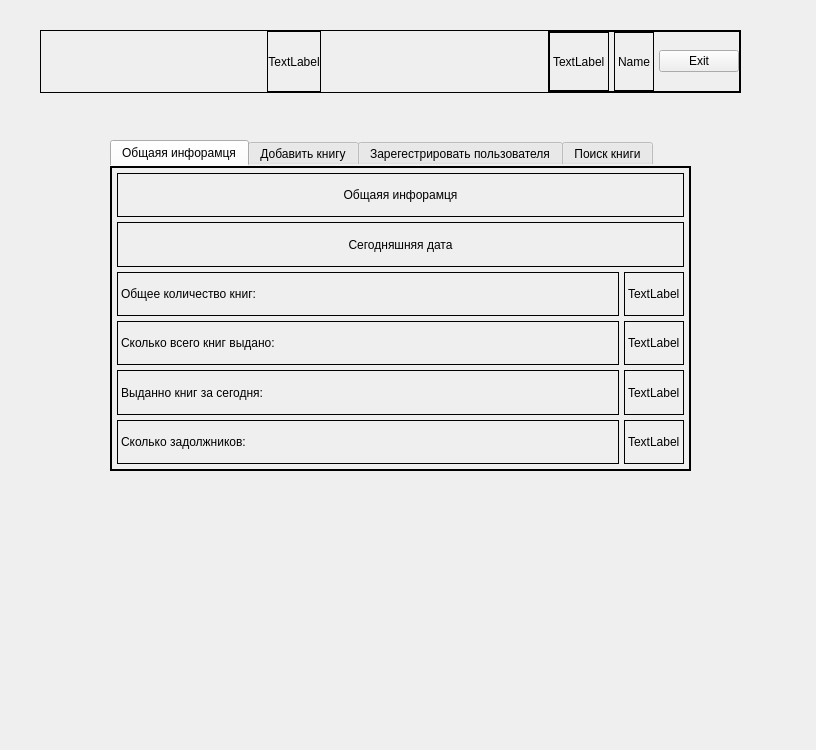
<?xml version="1.0" encoding="UTF-8"?>
<ui version="4.0">
 <class>MainWindow</class>
 <widget class="QMainWindow" name="MainWindow">
  <property name="geometry">
   <rect>
    <x>0</x>
    <y>0</y>
    <width>816</width>
    <height>750</height>
   </rect>
  </property>
  <property name="windowTitle">
   <string>MainWindow</string>
  </property>
  <property name="styleSheet">
   <string notr="true">QFrame{
	border: 1px solid black;
}

QScrollArea{
	border: 0px;
}

QTabWidget{
	border: 0px;
}

</string>
  </property>
  <widget class="QWidget" name="centralwidget">
   <widget class="QFrame" name="frame_2">
    <property name="geometry">
     <rect>
      <x>40</x>
      <y>30</y>
      <width>701</width>
      <height>63</height>
     </rect>
    </property>
    <property name="frameShape">
     <enum>QFrame::StyledPanel</enum>
    </property>
    <property name="frameShadow">
     <enum>QFrame::Raised</enum>
    </property>
    <layout class="QHBoxLayout" name="horizontalLayout_2">
     <property name="spacing">
      <number>0</number>
     </property>
     <property name="leftMargin">
      <number>0</number>
     </property>
     <property name="topMargin">
      <number>0</number>
     </property>
     <property name="rightMargin">
      <number>0</number>
     </property>
     <property name="bottomMargin">
      <number>0</number>
     </property>
     <item alignment="Qt::AlignHCenter">
      <widget class="QLabel" name="label">
       <property name="sizePolicy">
        <sizepolicy hsizetype="Expanding" vsizetype="Expanding">
         <horstretch>0</horstretch>
         <verstretch>0</verstretch>
        </sizepolicy>
       </property>
       <property name="text">
        <string>TextLabel</string>
       </property>
       <property name="alignment">
        <set>Qt::AlignCenter</set>
       </property>
      </widget>
     </item>
     <item>
      <widget class="QFrame" name="frame_user">
       <property name="sizePolicy">
        <sizepolicy hsizetype="Fixed" vsizetype="Preferred">
         <horstretch>0</horstretch>
         <verstretch>0</verstretch>
        </sizepolicy>
       </property>
       <property name="frameShape">
        <enum>QFrame::StyledPanel</enum>
       </property>
       <property name="frameShadow">
        <enum>QFrame::Raised</enum>
       </property>
       <layout class="QHBoxLayout" name="horizontalLayout">
        <property name="spacing">
         <number>5</number>
        </property>
        <property name="leftMargin">
         <number>0</number>
        </property>
        <property name="topMargin">
         <number>0</number>
        </property>
        <property name="rightMargin">
         <number>0</number>
        </property>
        <property name="bottomMargin">
         <number>0</number>
        </property>
        <item>
         <widget class="QLabel" name="label_icon">
          <property name="text">
           <string>TextLabel</string>
          </property>
         </widget>
        </item>
        <item>
         <widget class="QLabel" name="label_name_user">
          <property name="text">
           <string>Name</string>
          </property>
         </widget>
        </item>
        <item>
         <widget class="QPushButton" name="pushButton_exit_user">
          <property name="cursor">
           <cursorShape>PointingHandCursor</cursorShape>
          </property>
          <property name="text">
           <string>Exit</string>
          </property>
         </widget>
        </item>
       </layout>
      </widget>
     </item>
    </layout>
   </widget>
   <widget class="QTabWidget" name="tabWidget">
    <property name="geometry">
     <rect>
      <x>110</x>
      <y>140</y>
      <width>581</width>
      <height>331</height>
     </rect>
    </property>
    <property name="currentIndex">
     <number>0</number>
    </property>
    <property name="elideMode">
     <enum>Qt::ElideNone</enum>
    </property>
    <widget class="QWidget" name="tab">
     <attribute name="title">
      <string>Общаяя инфорамця</string>
     </attribute>
     <layout class="QVBoxLayout" name="verticalLayout_2">
      <property name="spacing">
       <number>0</number>
      </property>
      <property name="leftMargin">
       <number>0</number>
      </property>
      <property name="topMargin">
       <number>0</number>
      </property>
      <property name="rightMargin">
       <number>0</number>
      </property>
      <property name="bottomMargin">
       <number>0</number>
      </property>
      <item>
       <widget class="QScrollArea" name="scrollArea">
        <property name="widgetResizable">
         <bool>true</bool>
        </property>
        <widget class="QWidget" name="scrollAreaWidgetContents">
         <property name="geometry">
          <rect>
           <x>0</x>
           <y>0</y>
           <width>577</width>
           <height>306</height>
          </rect>
         </property>
         <layout class="QVBoxLayout" name="verticalLayout">
          <property name="spacing">
           <number>0</number>
          </property>
          <property name="leftMargin">
           <number>0</number>
          </property>
          <property name="topMargin">
           <number>0</number>
          </property>
          <property name="rightMargin">
           <number>0</number>
          </property>
          <property name="bottomMargin">
           <number>0</number>
          </property>
          <item>
           <widget class="QFrame" name="frame_main_info">
            <property name="frameShape">
             <enum>QFrame::StyledPanel</enum>
            </property>
            <property name="frameShadow">
             <enum>QFrame::Raised</enum>
            </property>
            <layout class="QGridLayout" name="gridLayout">
             <property name="leftMargin">
              <number>5</number>
             </property>
             <property name="topMargin">
              <number>5</number>
             </property>
             <property name="rightMargin">
              <number>5</number>
             </property>
             <property name="bottomMargin">
              <number>5</number>
             </property>
             <property name="spacing">
              <number>5</number>
             </property>
             <item row="1" column="0" colspan="2">
              <widget class="QLabel" name="label_today_date">
               <property name="text">
                <string>Сегодняшняя дата</string>
               </property>
               <property name="alignment">
                <set>Qt::AlignCenter</set>
               </property>
               <property name="wordWrap">
                <bool>true</bool>
               </property>
              </widget>
             </item>
             <item row="5" column="0">
              <widget class="QLabel" name="label_4">
               <property name="text">
                <string>Выданно книг за сегодня:</string>
               </property>
              </widget>
             </item>
             <item row="4" column="0">
              <widget class="QLabel" name="label_2">
               <property name="text">
                <string>Сколько всего книг выдано:</string>
               </property>
              </widget>
             </item>
             <item row="5" column="1">
              <widget class="QLabel" name="label__how_many_given_book_today">
               <property name="text">
                <string>TextLabel</string>
               </property>
              </widget>
             </item>
             <item row="4" column="1">
              <widget class="QLabel" name="label_how_many_given_book">
               <property name="text">
                <string>TextLabel</string>
               </property>
              </widget>
             </item>
             <item row="3" column="0">
              <widget class="QLabel" name="label_5">
               <property name="text">
                <string>Общее количество книг:</string>
               </property>
              </widget>
             </item>
             <item row="3" column="1">
              <widget class="QLabel" name="label_total_number_books">
               <property name="sizePolicy">
                <sizepolicy hsizetype="Fixed" vsizetype="Preferred">
                 <horstretch>0</horstretch>
                 <verstretch>0</verstretch>
                </sizepolicy>
               </property>
               <property name="text">
                <string>TextLabel</string>
               </property>
              </widget>
             </item>
             <item row="6" column="0">
              <widget class="QLabel" name="label_3">
               <property name="text">
                <string>Сколько задолжников:</string>
               </property>
              </widget>
             </item>
             <item row="6" column="1">
              <widget class="QLabel" name="label_how_many_debtors">
               <property name="text">
                <string>TextLabel</string>
               </property>
              </widget>
             </item>
             <item row="0" column="0" colspan="2">
              <widget class="QLabel" name="label_7">
               <property name="text">
                <string>Общаяя инфорамця</string>
               </property>
               <property name="alignment">
                <set>Qt::AlignCenter</set>
               </property>
               <property name="wordWrap">
                <bool>true</bool>
               </property>
              </widget>
             </item>
            </layout>
           </widget>
          </item>
         </layout>
        </widget>
       </widget>
      </item>
     </layout>
    </widget>
    <widget class="QWidget" name="tab_2">
     <attribute name="title">
      <string>Добавить книгу</string>
     </attribute>
     <layout class="QVBoxLayout" name="verticalLayout_3">
      <property name="spacing">
       <number>5</number>
      </property>
      <property name="leftMargin">
       <number>5</number>
      </property>
      <property name="topMargin">
       <number>5</number>
      </property>
      <property name="rightMargin">
       <number>5</number>
      </property>
      <property name="bottomMargin">
       <number>5</number>
      </property>
      <item>
       <widget class="QLabel" name="label_8">
        <property name="sizePolicy">
         <sizepolicy hsizetype="Expanding" vsizetype="Fixed">
          <horstretch>0</horstretch>
          <verstretch>0</verstretch>
         </sizepolicy>
        </property>
        <property name="minimumSize">
         <size>
          <width>0</width>
          <height>30</height>
         </size>
        </property>
        <property name="maximumSize">
         <size>
          <width>16777215</width>
          <height>30</height>
         </size>
        </property>
        <property name="text">
         <string>Добавить новую книгу</string>
        </property>
        <property name="alignment">
         <set>Qt::AlignCenter</set>
        </property>
        <property name="wordWrap">
         <bool>true</bool>
        </property>
       </widget>
      </item>
      <item>
       <widget class="QFrame" name="frame">
        <property name="sizePolicy">
         <sizepolicy hsizetype="Expanding" vsizetype="Expanding">
          <horstretch>0</horstretch>
          <verstretch>0</verstretch>
         </sizepolicy>
        </property>
        <property name="frameShape">
         <enum>QFrame::StyledPanel</enum>
        </property>
        <property name="frameShadow">
         <enum>QFrame::Raised</enum>
        </property>
        <layout class="QVBoxLayout" name="verticalLayout_14">
         <property name="spacing">
          <number>0</number>
         </property>
         <property name="leftMargin">
          <number>0</number>
         </property>
         <property name="topMargin">
          <number>0</number>
         </property>
         <property name="rightMargin">
          <number>0</number>
         </property>
         <property name="bottomMargin">
          <number>0</number>
         </property>
         <item>
          <widget class="QLineEdit" name="lineEdit">
           <property name="sizePolicy">
            <sizepolicy hsizetype="Preferred" vsizetype="Fixed">
             <horstretch>0</horstretch>
             <verstretch>0</verstretch>
            </sizepolicy>
           </property>
           <property name="placeholderText">
            <string>Название книги</string>
           </property>
          </widget>
         </item>
         <item>
          <widget class="QLineEdit" name="lineEdit_2">
           <property name="sizePolicy">
            <sizepolicy hsizetype="Preferred" vsizetype="Fixed">
             <horstretch>0</horstretch>
             <verstretch>0</verstretch>
            </sizepolicy>
           </property>
           <property name="placeholderText">
            <string>Автор книги</string>
           </property>
          </widget>
         </item>
         <item>
          <widget class="QLineEdit" name="lineEdit_3">
           <property name="sizePolicy">
            <sizepolicy hsizetype="Preferred" vsizetype="Fixed">
             <horstretch>0</horstretch>
             <verstretch>0</verstretch>
            </sizepolicy>
           </property>
           <property name="placeholderText">
            <string>ISBN</string>
           </property>
          </widget>
         </item>
         <item>
          <widget class="QLineEdit" name="lineEdit_5">
           <property name="sizePolicy">
            <sizepolicy hsizetype="Preferred" vsizetype="Fixed">
             <horstretch>0</horstretch>
             <verstretch>0</verstretch>
            </sizepolicy>
           </property>
           <property name="placeholderText">
            <string>Год издания</string>
           </property>
          </widget>
         </item>
        </layout>
       </widget>
      </item>
      <item alignment="Qt::AlignRight">
       <widget class="QPushButton" name="pushButton_exit_user_2">
        <property name="cursor">
         <cursorShape>PointingHandCursor</cursorShape>
        </property>
        <property name="text">
         <string>Добавить</string>
        </property>
       </widget>
      </item>
     </layout>
    </widget>
    <widget class="QWidget" name="tab_add_new_user">
     <attribute name="title">
      <string>Зарегестрировать пользователя</string>
     </attribute>
     <layout class="QVBoxLayout" name="verticalLayout_4">
      <property name="spacing">
       <number>5</number>
      </property>
      <property name="leftMargin">
       <number>5</number>
      </property>
      <property name="topMargin">
       <number>5</number>
      </property>
      <property name="rightMargin">
       <number>5</number>
      </property>
      <property name="bottomMargin">
       <number>5</number>
      </property>
      <item>
       <widget class="QLabel" name="label_header_add_user">
        <property name="sizePolicy">
         <sizepolicy hsizetype="Preferred" vsizetype="Fixed">
          <horstretch>0</horstretch>
          <verstretch>0</verstretch>
         </sizepolicy>
        </property>
        <property name="minimumSize">
         <size>
          <width>0</width>
          <height>30</height>
         </size>
        </property>
        <property name="maximumSize">
         <size>
          <width>16777215</width>
          <height>30</height>
         </size>
        </property>
        <property name="text">
         <string>Зарегестрироватьнового  пользователя</string>
        </property>
        <property name="alignment">
         <set>Qt::AlignCenter</set>
        </property>
        <property name="wordWrap">
         <bool>true</bool>
        </property>
       </widget>
      </item>
      <item>
       <widget class="QFrame" name="frame_info_user">
        <property name="frameShape">
         <enum>QFrame::StyledPanel</enum>
        </property>
        <property name="frameShadow">
         <enum>QFrame::Raised</enum>
        </property>
        <layout class="QVBoxLayout" name="verticalLayout_11">
         <property name="spacing">
          <number>5</number>
         </property>
         <property name="leftMargin">
          <number>0</number>
         </property>
         <property name="topMargin">
          <number>0</number>
         </property>
         <property name="rightMargin">
          <number>0</number>
         </property>
         <property name="bottomMargin">
          <number>0</number>
         </property>
         <item>
          <widget class="QLineEdit" name="lineEdit_fio">
           <property name="placeholderText">
            <string>ФИО</string>
           </property>
          </widget>
         </item>
         <item>
          <widget class="QLineEdit" name="lineEdit_number_group">
           <property name="placeholderText">
            <string>Номер группы</string>
           </property>
          </widget>
         </item>
         <item>
          <widget class="QLineEdit" name="lineEdit_student_id_number">
           <property name="placeholderText">
            <string>Номер студенческого билета</string>
           </property>
          </widget>
         </item>
         <item>
          <widget class="QLineEdit" name="lineEdit_phone_number">
           <property name="placeholderText">
            <string>Номер телефона</string>
           </property>
          </widget>
         </item>
         <item>
          <widget class="QLineEdit" name="lineEdit_email">
           <property name="placeholderText">
            <string>Почтовый адрес</string>
           </property>
          </widget>
         </item>
         <item>
          <widget class="QLineEdit" name="lineEdit_vk">
           <property name="placeholderText">
            <string>URL адрес на страничку VK</string>
           </property>
          </widget>
         </item>
         <item>
          <widget class="QLineEdit" name="lineEdit_telegram">
           <property name="placeholderText">
            <string>Профиль телеграмма</string>
           </property>
          </widget>
         </item>
        </layout>
       </widget>
      </item>
      <item alignment="Qt::AlignRight">
       <widget class="QPushButton" name="pushButton_add_new_user">
        <property name="cursor">
         <cursorShape>PointingHandCursor</cursorShape>
        </property>
        <property name="text">
         <string>Добавить</string>
        </property>
       </widget>
      </item>
     </layout>
    </widget>
    <widget class="QWidget" name="tab_search_book">
     <property name="cursor">
      <cursorShape>ArrowCursor</cursorShape>
     </property>
     <attribute name="title">
      <string>Поиск книги</string>
     </attribute>
     <layout class="QVBoxLayout" name="verticalLayout_17">
      <property name="spacing">
       <number>5</number>
      </property>
      <property name="leftMargin">
       <number>5</number>
      </property>
      <property name="topMargin">
       <number>5</number>
      </property>
      <property name="rightMargin">
       <number>5</number>
      </property>
      <property name="bottomMargin">
       <number>5</number>
      </property>
      <item>
       <widget class="QLabel" name="label_search_book">
        <property name="minimumSize">
         <size>
          <width>0</width>
          <height>30</height>
         </size>
        </property>
        <property name="maximumSize">
         <size>
          <width>16777215</width>
          <height>30</height>
         </size>
        </property>
        <property name="text">
         <string>Поиск книги</string>
        </property>
        <property name="alignment">
         <set>Qt::AlignCenter</set>
        </property>
        <property name="wordWrap">
         <bool>true</bool>
        </property>
       </widget>
      </item>
      <item>
       <widget class="QFrame" name="frame_search">
        <property name="frameShape">
         <enum>QFrame::StyledPanel</enum>
        </property>
        <property name="frameShadow">
         <enum>QFrame::Raised</enum>
        </property>
        <layout class="QHBoxLayout" name="horizontalLayout_3">
         <property name="spacing">
          <number>4</number>
         </property>
         <property name="leftMargin">
          <number>0</number>
         </property>
         <property name="topMargin">
          <number>0</number>
         </property>
         <property name="rightMargin">
          <number>0</number>
         </property>
         <property name="bottomMargin">
          <number>0</number>
         </property>
         <item>
          <widget class="QLineEdit" name="lineEdit_search">
           <property name="placeholderText">
            <string>Поиск книги...</string>
           </property>
          </widget>
         </item>
         <item>
          <widget class="QPushButton" name="pushButton_search">
           <property name="cursor">
            <cursorShape>PointingHandCursor</cursorShape>
           </property>
           <property name="text">
            <string>search</string>
           </property>
          </widget>
         </item>
         <item>
          <widget class="QPushButton" name="pushButton_detailed_search">
           <property name="cursor">
            <cursorShape>PointingHandCursor</cursorShape>
           </property>
           <property name="text">
            <string>^</string>
           </property>
          </widget>
         </item>
        </layout>
       </widget>
      </item>
      <item>
       <widget class="QFrame" name="frame_detailed_search">
        <property name="frameShape">
         <enum>QFrame::StyledPanel</enum>
        </property>
        <property name="frameShadow">
         <enum>QFrame::Raised</enum>
        </property>
        <layout class="QVBoxLayout" name="verticalLayout_5">
         <property name="spacing">
          <number>6</number>
         </property>
         <property name="leftMargin">
          <number>0</number>
         </property>
         <property name="topMargin">
          <number>0</number>
         </property>
         <property name="rightMargin">
          <number>0</number>
         </property>
         <property name="bottomMargin">
          <number>0</number>
         </property>
         <item alignment="Qt::AlignRight">
          <widget class="QPushButton" name="pushButton_close_detailed_search">
           <property name="cursor">
            <cursorShape>PointingHandCursor</cursorShape>
           </property>
           <property name="text">
            <string>x</string>
           </property>
          </widget>
         </item>
         <item>
          <widget class="QLineEdit" name="lineEdit_name_book">
           <property name="placeholderText">
            <string>Название книги</string>
           </property>
          </widget>
         </item>
         <item>
          <widget class="QLineEdit" name="lineEdit_author">
           <property name="placeholderText">
            <string>Автор книги</string>
           </property>
          </widget>
         </item>
         <item>
          <widget class="QLineEdit" name="lineEdit_isbn">
           <property name="placeholderText">
            <string>ISBN</string>
           </property>
          </widget>
         </item>
         <item>
          <widget class="QLineEdit" name="lineEdit_year_publication">
           <property name="placeholderText">
            <string>Год издания</string>
           </property>
          </widget>
         </item>
        </layout>
       </widget>
      </item>
      <item>
       <widget class="QScrollArea" name="scrollArea_found_books">
        <property name="styleSheet">
         <string notr="true">border: 1px solid black;</string>
        </property>
        <property name="widgetResizable">
         <bool>true</bool>
        </property>
        <widget class="QWidget" name="scrollAreaContents_found_books">
         <property name="geometry">
          <rect>
           <x>0</x>
           <y>0</y>
           <width>565</width>
           <height>95</height>
          </rect>
         </property>
         <layout class="QVBoxLayout" name="contents_found_books"/>
        </widget>
       </widget>
      </item>
     </layout>
    </widget>
   </widget>
  </widget>
  <widget class="QMenuBar" name="menubar">
   <property name="geometry">
    <rect>
     <x>0</x>
     <y>0</y>
     <width>816</width>
     <height>21</height>
    </rect>
   </property>
  </widget>
 </widget>
 <resources/>
 <connections/>
</ui>
